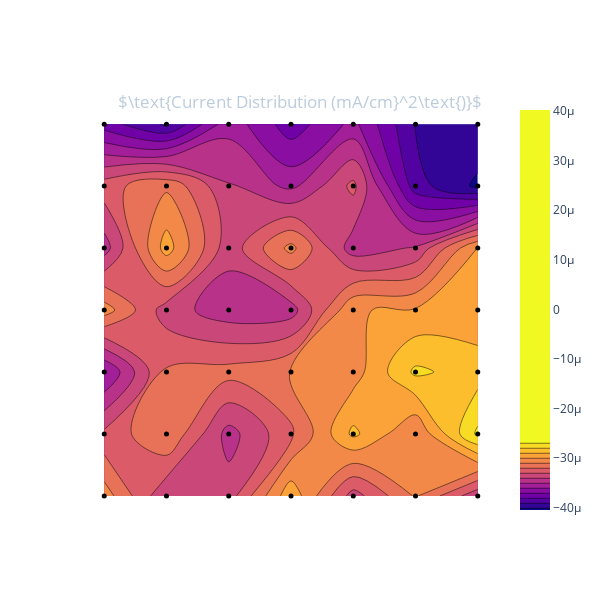

The code cell stored with this chart in its notebook:
### Code cell
currents = data.readCurrents()
# apl.plotI(currents)
data.append(
    pressure = 6.0e-4,
    Vbias = 102,
    Ibias = -11.10,
    Varc = 80,
    Iarc = 2.3,
    Vext = 100,
    Iext = 20.0,
    Ibase = 0.390,
    currents = currents,
    note = 'Filament blew during last reading.'
)
data.plotI()

### Figure 1 — Plotly figure (JSON) as saved in the notebook; plotly's stock layout.template omitted (floating-point values rounded to 4 significant figures)
{"data": [{"ncontours": 20, "type": "contour", "z": [[-3.048e-05, -3.386e-05, -3.353e-05, -2.929e-05, -3.346e-05, -3.088e-05, -3.373e-05], [-3.276e-05, -3.102e-05, -3.438e-05, -3.223e-05, -2.877e-05, -3.098e-05, -2.679e-05], [-3.609e-05, -3.181e-05, -3.162e-05, -3.094e-05, -3.048e-05, -2.78e-05, -2.848e-05], [-3.049e-05, -3.35e-05, -3.46e-05, -3.448e-05, -3.004e-05, -2.99e-05, -2.971e-05], [-3.45e-05, -2.952e-05, -3.365e-05, -3.068e-05, -3.456e-05, -3.389e-05, -2.989e-05], [-3.245e-05, -3.117e-05, -3.389e-05, -3.529e-05, -3.273e-05, -3.856e-05, -4.022e-05], [-3.75e-05, -3.919e-05, -3.535e-05, -3.757e-05, -3.571e-05, -3.905e-05, -3.918e-05]], "zmid": 0}, {"marker": {"color": "rgb(0, 0, 0)", "size": 5}, "mode": "markers", "type": "scatter", "x": [0, 1, 2, 3, 4, 5, 6, 0, 1, 2, 3, 4, 5, 6, 0, 1, 2, 3, 4, 5, 6, 0, 1, 2, 3, 4, 5, 6, 0, 1, 2, 3, 4, 5, 6, 0, 1, 2, 3, 4, 5, 6, 0, 1, 2, 3, 4, 5, 6], "y": [0, 0, 0, 0, 0, 0, 0, 1, 1, 1, 1, 1, 1, 1, 2, 2, 2, 2, 2, 2, 2, 3, 3, 3, 3, 3, 3, 3, 4, 4, 4, 4, 4, 4, 4, 5, 5, 5, 5, 5, 5, 5, 6, 6, 6, 6, 6, 6, 6]}], "layout": {"height": 600, "paper_bgcolor": "rgba(0,0,0,0)", "plot_bgcolor": "rgba(0,0,0,0)", "title": {"font": {"color": "#BCCCDC"}, "text": "$\\text{Current Distribution (mA/cm}^2\\text{)}$", "x": 0.5, "xanchor": "center", "y": 0.84, "yanchor": "top"}, "width": 600, "xaxis": {"showgrid": false, "showticklabels": false, "tickmode": "linear"}, "yaxis": {"showgrid": false, "showticklabels": false}}}
